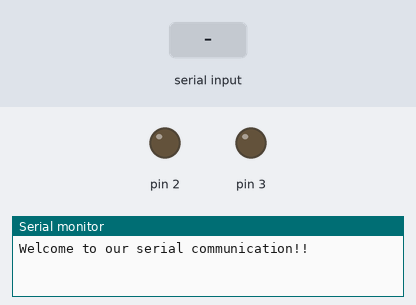
This sketch was run on a simulated Arduino Uno, built with avr-gcc and run on an emulated ATmega328P. Parts: output pins drawn as LEDs (lit = HIGH), the last lines printed to the serial monitor. Inputs (shaded band) come from the test bench.

Above: at 1.2 s.
1.3 s: "1" received over Serial
At 1.8 s:
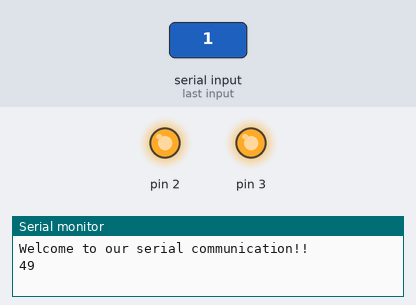
Timing chart, 0 to 7.8 s (numbered marks = the images above; inputs shaded):
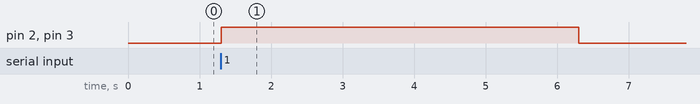

The sketch:

LED.ino
```cpp
void setup() {
  pinMode(2,OUTPUT);
  pinMode(3,OUTPUT);
  Serial.begin(9600);
  Serial.println("Welcome to our serial communication!!");

}

void loop() {
  // put your main code here, to run repeatedly:
int data=0;
if(Serial.available()){
  data=Serial.read();
  Serial.println(data);
  if(data==49){
    digitalWrite(2,HIGH);
    digitalWrite(3,HIGH);
    delay(5000);
    Serial.println("LED is on");
    digitalWrite(2,LOW);
    digitalWrite(3,LOW);
    delay(5000);
    Serial.println("LED is off");
  }else{
    digitalWrite(2,LOW);
    digitalWrite(3,LOW);
    Serial.println("LED is off");
  }
}
}
```

Measured:
- after the input at 1.3 s, pin 2, pin 3: LOW → HIGH at once, → LOW 5.0 s later
